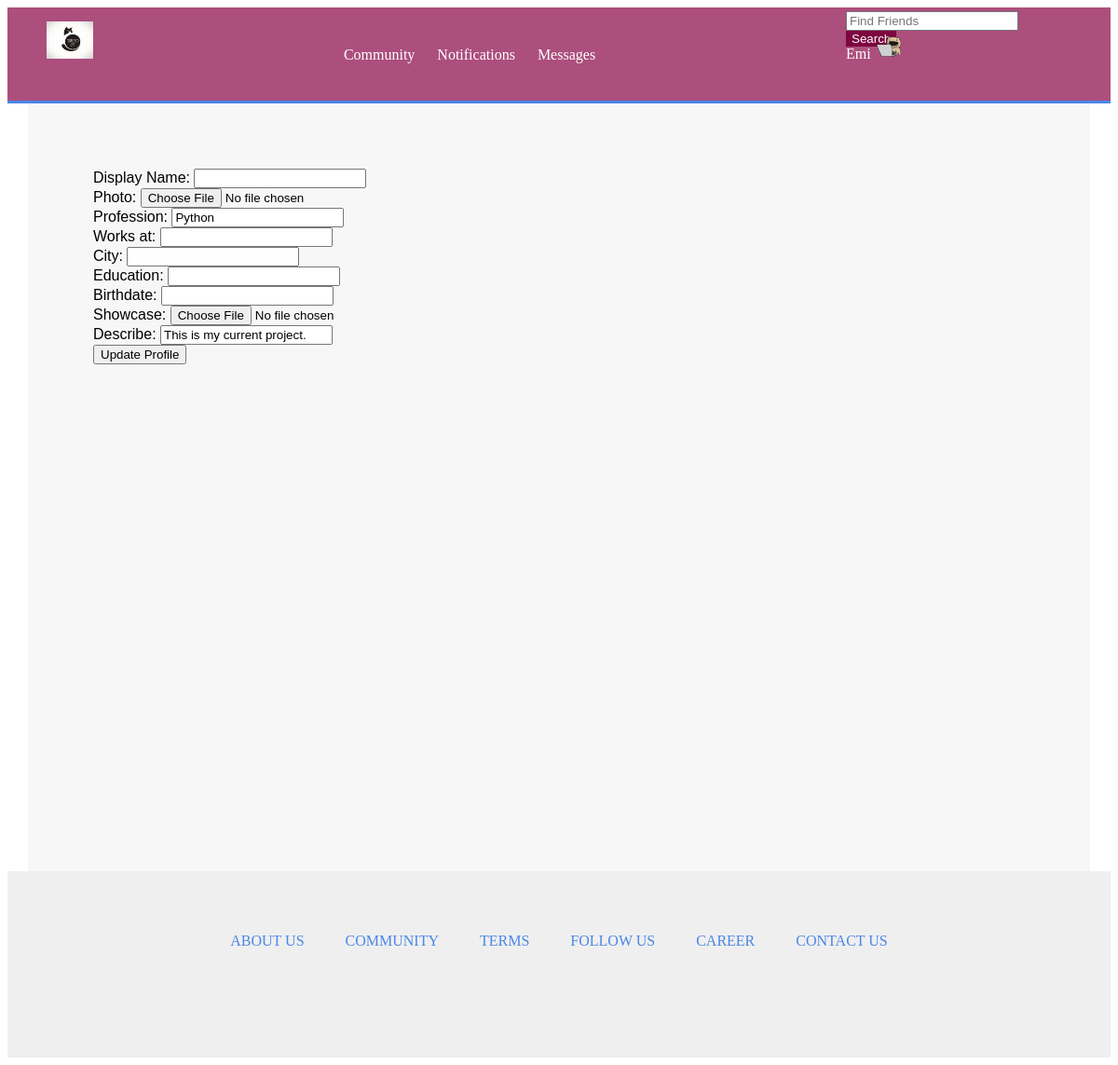
The page /week1/edit/ (signed in) on the database as committed earlier.
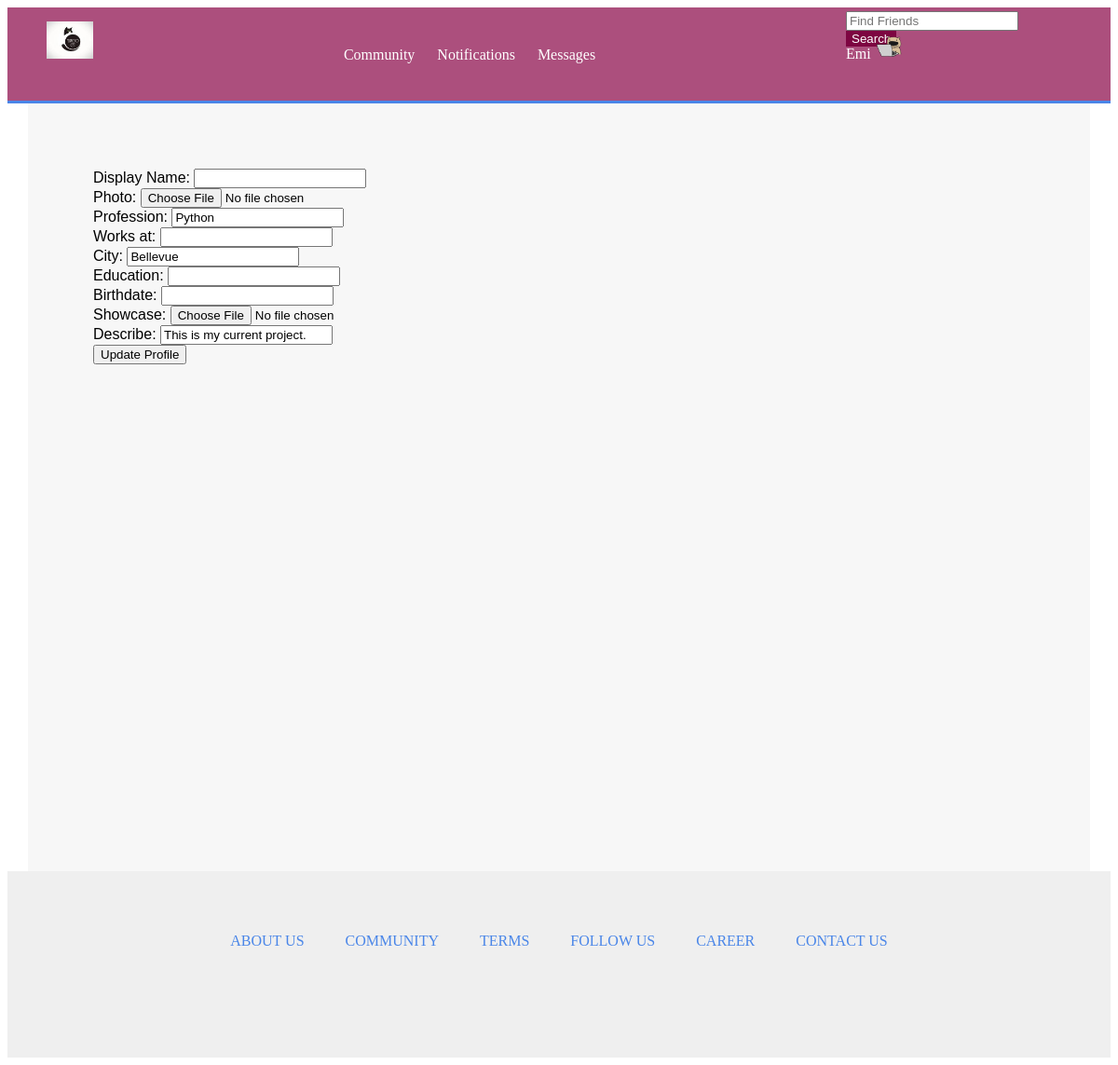
The same page on the database as committed later.
### week1/models.py (models this page shows)
class Profile(models.Model):
    user = models.ForeignKey(User)
    photo = models.ImageField(upload_to='photoimg/', null=True, blank=True)
    displayname = models.CharField(max_length=100, default='', blank=True)
    profession = models.CharField(max_length=200, default='', blank=False)
    worksAt = models.CharField(max_length=100, default='', blank=True)
    city = models.CharField(max_length=100, default='', blank=True)
    education = models.CharField(max_length=200, default='', blank=True)
    birthdate = models.DateTimeField(max_length=100, null=True, blank=True)
    language = models.CharField(max_length=100, default='', blank=True)
    describe = models.CharField(max_length=500, default='', blank=True)
    skill1 = models.CharField(max_length=200, default='', blank=True)
    skill2 = models.CharField(max_length=200, default='', blank=True)
    skill3 = models.CharField(max_length=200, default='', blank=True)
    skill4 = models.CharField(max_length=200, default='', blank=True)
    skill5 = models.CharField(max_length=200, default='', blank=True)
    skill6 = models.CharField(max_length=200, default='', blank=True)
    skill7 = models.CharField(max_length=200, default='', blank=True)
    skill8 = models.CharField(max_length=200, default='', blank=True)
    skill9 = models.CharField(max_length=200, default='', blank=True)
    skill10 = models.CharField(max_length=200,default='', blank=True)
    showcase1 = models.ImageField(upload_to='photoimg/', null=True, blank=True)
    describe1 = models.CharField(max_length=200, default='', blank=True)
    funaboutyou = models.CharField(max_length=200, default='', blank=True)
    fQuote = models.CharField(max_length=200, default='', blank=True)
    fFilm = models.CharField(max_length=200, default='', blank=True)
    fTV = models.CharField(max_length=200, default='', blank=True)
    fYoutube = models.CharField(max_length=200, default='', blank=True)
    fBook = models.CharField(max_length=200, default='', blank=True)
    bookNow = models.CharField(max_length=200, default='', blank=True)
    filmNow = models.CharField(max_length=200, default='', blank=True)
    TVNow = models.CharField(max_length=200, default='', blank=True)
    hobby = models.CharField(max_length=200, default='', blank=True)
    cities = models.CharField(max_length=200, default='', blank=True)

### week1/views.py (the view)
@csrf_protect
@login_required
def home_edit(request):
    currentuser = User.objects.get(id=request.user.id, username=request.user.username)
    num_result = Profile.objects.filter(user=currentuser).count()
    if request.method == "POST":
        form = ProfileForm(request.POST, request.FILES)
        if form.is_valid():
            print "invalid"
            displayname = form.cleaned_data["displayname"]
            photo = request.FILES["photo"]
            profession = form.cleaned_data["profession"]
            worksAt = form.cleaned_data["worksAt"]
            city = form.cleaned_data["city"]
            education = form.cleaned_data["education"]
            birthdate = form.cleaned_data["birthdate"]
            if num_result == 0:
                p = Profile.objects.create(user=currentuser, photo=photo, displayname=displayname, profession=profession, worksAt=worksAt, city=city, education=education, birthdate=birthdate)
                p.save()
            else:
                print "update"
                p = Profile.objects.get(user=currentuser)
                p.photo = photo
                p.displayname = displayname
                p.profession = profession
                p.worksAt = worksAt
                p.city = city
                p.education = education
                p.birthdate = birthdate
                p.save()
            profile = Profile.objects.get(user=currentuser)
            return HttpResponseRedirect('/week1/home/')
    else:
        print "form invalid"
        form = ProfileForm()
        if num_result == 0:
            p = Profile.objects.create(user=currentuser)
            p.save()
    usersprofile = Profile.objects.get(user=currentuser)
    return render(request, 'week1/homeedit.html', {'profile':usersprofile, 'user':currentuser, 'form':form})

### week1/forms.py
class ProfileForm(forms.Form):
    photo = forms.FileField(required=False)
    displayname = forms.CharField(max_length=100, required=False)
    profession = forms.CharField(max_length=200, required=True)
    worksAt = forms.CharField(max_length=100, required=False)
    city = forms.CharField(max_length=100, required=False)
    education = forms.CharField(max_length=200, required=False)
    birthdate = forms.DateField(required=False)
    language = forms.CharField(max_length=200, required=False)
    fQuote = forms.CharField(max_length=200, required=False)
    fFilm = forms.CharField(max_length=100, required=False)
    fTV = forms.CharField(max_length=100, required=False)
    fYoutube = forms.CharField(max_length=100, required=False)
    fBook = forms.CharField(max_length=100, required=False)
    bookNow = forms.CharField(max_length=200, required=False)
    filmNow = forms.CharField(max_length=200, required=False)
    TVNow = forms.CharField(max_length=200, required=False)
    hobby = forms.CharField(max_length=200, required=False)
    cities = forms.CharField(max_length=200, required=False)

### week1/templates/week1/homeedit.html (shortened to what this page needs)
{% extends 'week1/basehome.html'%}
{% block content %}
<div id="home-edit">
    <form action="" class="" method="POST" enctype="multipart/form-data">{% csrf_token %}
        Display Name: <input type='text' name='displayname' value='{{ profile.displayname }}'><br/>
        Photo: <input type='file' name='photo' value='{{ profile.photo }}'><br/>
        Profession: <input type='text' name='profession' value='{{ profile.profession }}'><br/>
        Works at: <input type='text' name='worksAt' value='{{ profile.worksAt }}'><br/>
        City: <input type='text' name='city' value='{{ profile.city }}'><br/>
        Education: <input type='text' name='education' value='{{ profile.education }}'><br/>
	{% if profile.birthdate %}
            Birthdate: <input type='text' name='birthdate' value='{{ profile.birthdate }}'><br/>
	{% else %}
            Birthdate: <input type='text' name='birthdate'><br/>
	{% endif %}
        Showcase: <input type='file' name='showcase1' value='{{ profile.showcase1 }}'><br/>
        Describe: <input type='text' name='describe1' value='{{ profile.describe1 }}'><br/>
        <input type="submit" value="Update Profile" align="center" />
    </form>
</div>
{% endblock %}

### week1/templates/week1/basehome.html (shortened to what this page needs)
{% load staticfiles %}
<html>
<head>
</head>
<body>
<link rel='stylesheet' type='text/css' href="{% static 'week1/style.css' %}">
<div id="header-wrapper">
    <div id='header'>
           <div id="logo">
              <img src="{% static 'week1/templogo.jpeg'%}" width="50px">
           </div>
	   <div id='header-menus'>
	      <a href="{% url 'week1:community' %}">Community</a>
	      <a href="{% url 'week1:notification' %}">Notifications</a>
	      <a href="{% url 'week1:messages' %}">Messages</a>
	   </div>
	   <div id='header-right'>
		<div id='header-top'>
		     <form method="GET" action="" >
		     <input type="text" id="searchBox" name='search_query' placeholder="Find Friends">
		     <input type="submit" class="btn" value="Search" >
		     </form>
		</div>
		<div id='header-down'>
			{% if profile.photo %}
			<a href="{% url 'week1:home' %}">{{user.first_name}}</a>
			<img src="{{ profile.photo.url }}">
			{% else %}
			<a href="{% url 'week1:home' %}">{{user.first_name}}</a>
			<img src="{% static 'images/profileimage.png'%}">
			{% endif %}
		</div>
	   </div>
    </div>
</div>
<div id="body-home">
{% block content %}
{% endblock %}
</div>
<div id='footer-wrapper'>
    <div id='footer'>
	 <a href="{% url 'week1:about' %}">ABOUT US</a>
	 <a href="{% url 'week1:about' %}">COMMUNITY</a>
	 <a href="{% url 'week1:about' %}">TERMS</a>
	 <a href="{% url 'week1:about' %}">FOLLOW US</a>
	 <a href="{% url 'week1:about' %}">CAREER</a>
	 <a href="{% url 'week1:about' %}">CONTACT US</a>
    </div>
</div>
</body>
</html>

Rows that differ between the two databases and show on the page:
changed Profile "Python": city (not shown) → "Bellevue"
